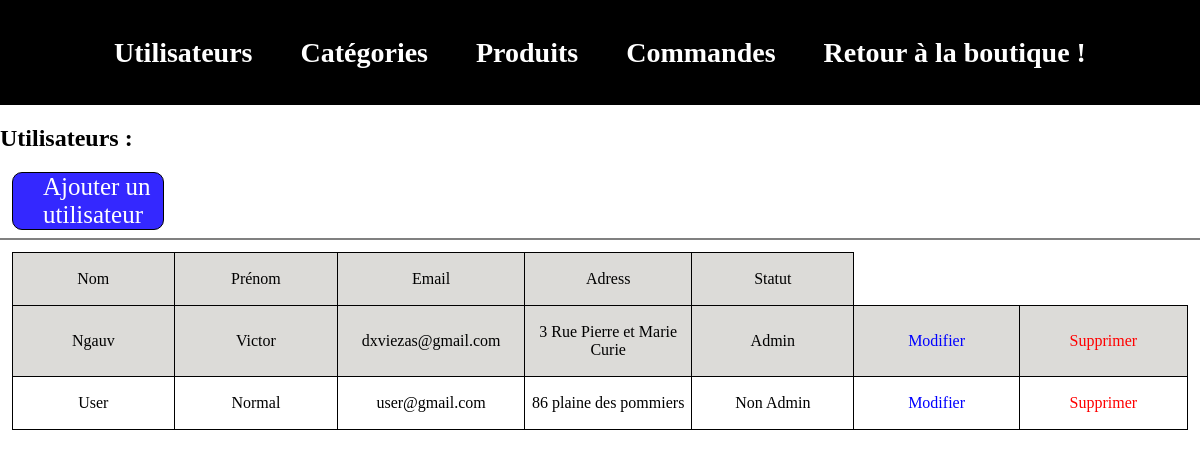
The app's page /admin/index.php?page=users&action=list (signed in) with its own data.
### tables this page shows
CREATE TABLE IF NOT EXISTS `users` (
  `id` int(11) NOT NULL AUTO_INCREMENT,
  `last_name` varchar(255) NOT NULL,
  `first_name` varchar(255) NOT NULL,
  `adress` varchar(255) NOT NULL,
  `email` varchar(255) NOT NULL,
  `password` varchar(255) NOT NULL,
  `is_admin` tinyint(1) NOT NULL DEFAULT 0,
  PRIMARY KEY (`id`)
);

### admin/index.php (called while the page is built, shortened)
<?php
if(isset($_GET['page'])){
    switch ($_GET['page']){
        case'users' :
            require 'controllers/usersController.php';
            break;
    }
}
else{
    require 'controllers/indexController.php';
}
require ('views/layout.php');

### admin/models/Users.php (called while the page is built, shortened)
<?php
function getAllUsers(){
    $db = dbConnect();
    $query = $db->query('SELECT * FROM users ORDER BY is_admin DESC ');
    $users =  $query->fetchAll();
    return $users;
}

### admin/controllers/usersController.php (called while the page is built, shortened)
<?php
require 'models/Users.php';
if (isset($_GET['action'])){
    switch ($_GET['action']){
        case 'list':
            $users = getAllUsers();
            break;
    }
}
else{
    header('Location:index.php');
    exit();
}

### admin/views/usersList.php (the view, shortened to what this page needs)
<h2>Utilisateurs : </h2>
<div class="add">
    <a href="index.php?page=users&action=new">Ajouter un utilisateur</a>
</div>
<hr>
<table>
    <thead>
    <tr>
        <td><p>Nom</p></td>
        <td><p>Prénom</p></td>
        <td><p>Email</p></td>
        <td><p>Adress</p></td>
        <td><p>Statut</p></td>
    </tr>
    </thead>
    <?php foreach ($users as $user): ?>
    <tr>
        <td>
            <p>
                <?=$user['last_name']; ?>
            </p>
        </td>
        <td>
            <p>
                <?=$user['first_name']; ?>
            </p>
        </td>
        <td>
            <p>
                <?=$user['email']; ?>
            </p>
        </td>
        <td>
            <p>
                <?=$user['adress']; ?>
            </p>
        </td>
        <td>
            <p>
                <?php if ($user['is_admin'] == 1): ?>
                    <?= 'Admin'; ?>
                <?php else: ?>
                    <?= 'Non Admin'; ?>
                <?php endif; ?>
            </p>
        </td>
        <td>
            <a href="index.php?page=users&action=edit&id=<?= $user['id'] ?>">Modifier</a>
        </td>
        <td>
            <a href="index.php?page=users&action=delete&id=<?= $user['id'] ?>" class="deleteUser">Supprimer</a>
        </td>
    </tr>
    <?php endforeach; ?>
</table>

### admin/assets/css/header.css (style rules this page uses)
body { margin: 0; font-family: Oxygen; }

### admin/assets/css/List.css (style rules this page uses)
table tr:nth-child(odd) { background-color: #dcdbd8; }
table { border-collapse: collapse; margin: 1%; }
table td { width: 200px; border: 1px solid black; height: 50px; }
table td a, table td p { display: flex; align-items: center; justify-content: center; text-align: center; }
table td a:link, table td a:visited { text-decoration: none; color: blue; }
.add a:link ,.add a:visited { color: white; text-decoration: none; }
.deleteUser:link, .deleteUser:visited { color: red; }
.add a { font-size: 25px; }
.add { border: 1px solid black; background-color: #3428ff; border-radius: 10px; margin: 1% 1% 0 1%; width: 10%; padding-left: 2.5%; }
hr { border: 1.2px solid gray; }

### records on screen
users: last_name "Ngauv", first_name "Victor", email "dxviezas@gmail.com", adress "3 Rue Pierre et Marie Curie", is_admin "Admin"
users: last_name "User", first_name "Normal", email "user@gmail.com", adress "86 plaine des pommiers", is_admin "Non Admin"
